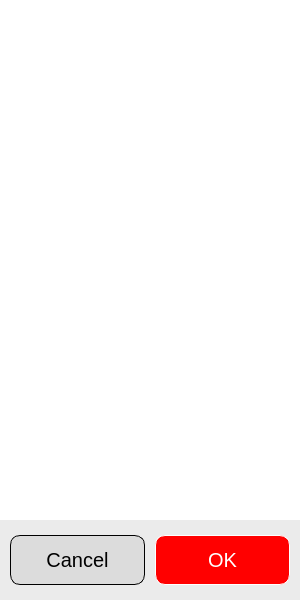
<?xml version="1.0" encoding="UTF-8"?>
<ui version="4.0">
 <class>SelectIconWindow</class>
 <widget class="QWidget" name="SelectIconWindow">
  <property name="geometry">
   <rect>
    <x>0</x>
    <y>0</y>
    <width>300</width>
    <height>600</height>
   </rect>
  </property>
  <property name="minimumSize">
   <size>
    <width>300</width>
    <height>300</height>
   </size>
  </property>
  <property name="font">
   <font>
    <pointsize>-1</pointsize>
   </font>
  </property>
  <property name="windowTitle">
   <string>Select Icon</string>
  </property>
  <property name="windowIcon">
   <iconset resource="image.qrc">
    <normaloff>:/images/images/xltokml-logo.png</normaloff>:/images/images/xltokml-logo.png</iconset>
  </property>
  <property name="styleSheet">
   <string notr="true">font-size: 20px;</string>
  </property>
  <layout class="QVBoxLayout" name="verticalLayout">
   <property name="spacing">
    <number>0</number>
   </property>
   <property name="leftMargin">
    <number>0</number>
   </property>
   <property name="topMargin">
    <number>0</number>
   </property>
   <property name="rightMargin">
    <number>0</number>
   </property>
   <property name="bottomMargin">
    <number>0</number>
   </property>
   <item>
    <widget class="QListWidget" name="listWidgetSelectIcon">
     <property name="sizePolicy">
      <sizepolicy hsizetype="Expanding" vsizetype="Preferred">
       <horstretch>0</horstretch>
       <verstretch>0</verstretch>
      </sizepolicy>
     </property>
     <property name="styleSheet">
      <string notr="true">font-size: 20px;</string>
     </property>
     <property name="frameShape">
      <enum>QFrame::NoFrame</enum>
     </property>
     <property name="frameShadow">
      <enum>QFrame::Plain</enum>
     </property>
    </widget>
   </item>
   <item>
    <widget class="QFrame" name="frameButtons">
     <property name="maximumSize">
      <size>
       <width>16777215</width>
       <height>80</height>
      </size>
     </property>
     <property name="styleSheet">
      <string notr="true">QFrame {
	background-color: rgb(235, 235, 235);
}

QPushButton {
	color: rgb(255, 255, 255);
	border: 1px  solid rgb(255, 255, 255);
	border-radius: 10px;
}</string>
     </property>
     <property name="frameShape">
      <enum>QFrame::NoFrame</enum>
     </property>
     <property name="frameShadow">
      <enum>QFrame::Plain</enum>
     </property>
     <layout class="QHBoxLayout" name="horizontalLayout">
      <property name="spacing">
       <number>10</number>
      </property>
      <property name="leftMargin">
       <number>10</number>
      </property>
      <property name="topMargin">
       <number>10</number>
      </property>
      <property name="rightMargin">
       <number>10</number>
      </property>
      <property name="bottomMargin">
       <number>10</number>
      </property>
      <item>
       <widget class="QPushButton" name="pushButtonCancel">
        <property name="minimumSize">
         <size>
          <width>0</width>
          <height>50</height>
         </size>
        </property>
        <property name="styleSheet">
         <string notr="true">QPushButton {
	color: rgb(0, 0, 0);
	border-color: rgb(0, 0, 0);
	background-color: rgb(220, 220, 220);
}

QPushButton:hover {
	background-color: rgb(180, 180, 180);
}

QPushButton:pressed {
	background-color: rgb(255, 255, 255);
}</string>
        </property>
        <property name="text">
         <string>Cancel</string>
        </property>
       </widget>
      </item>
      <item>
       <widget class="QPushButton" name="pushButtonOk">
        <property name="minimumSize">
         <size>
          <width>0</width>
          <height>50</height>
         </size>
        </property>
        <property name="styleSheet">
         <string notr="true">QPushButton {
	background-color: rgb(255, 0, 0);
}

QPushButton:hover {
	background-color: rgb(200, 0, 0);
}

QPushButton:pressed {
	background-color: rgb(255, 100,100);
}</string>
        </property>
        <property name="text">
         <string>OK</string>
        </property>
       </widget>
      </item>
     </layout>
    </widget>
   </item>
  </layout>
 </widget>
 <resources>
  <include location="image.qrc"/>
 </resources>
 <connections/>
</ui>
